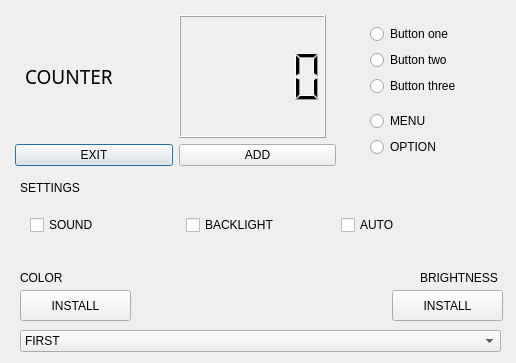
<?xml version="1.0" encoding="UTF-8"?>
<ui version="4.0">
 <class>Dialog</class>
 <widget class="QDialog" name="Dialog">
  <property name="geometry">
   <rect>
    <x>0</x>
    <y>0</y>
    <width>516</width>
    <height>363</height>
   </rect>
  </property>
  <property name="windowTitle">
   <string>Dialog</string>
  </property>
  <widget class="QWidget" name="verticalLayoutWidget">
   <property name="geometry">
    <rect>
     <x>350</x>
     <y>10</y>
     <width>151</width>
     <height>161</height>
    </rect>
   </property>
   <layout class="QVBoxLayout" name="verticalLayout">
    <property name="leftMargin">
     <number>15</number>
    </property>
    <property name="topMargin">
     <number>5</number>
    </property>
    <property name="rightMargin">
     <number>15</number>
    </property>
    <property name="bottomMargin">
     <number>5</number>
    </property>
    <item>
     <layout class="QVBoxLayout" name="verticalLayout_3">
      <property name="leftMargin">
       <number>5</number>
      </property>
      <property name="topMargin">
       <number>0</number>
      </property>
      <item>
       <widget class="QRadioButton" name="radioButton">
        <property name="text">
         <string>Button one</string>
        </property>
       </widget>
      </item>
      <item>
       <widget class="QRadioButton" name="radioButton_2">
        <property name="text">
         <string>Button two</string>
        </property>
       </widget>
      </item>
      <item>
       <widget class="QRadioButton" name="radioButton_3">
        <property name="text">
         <string>Button three</string>
        </property>
       </widget>
      </item>
     </layout>
    </item>
    <item>
     <layout class="QVBoxLayout" name="verticalLayout_4">
      <property name="leftMargin">
       <number>5</number>
      </property>
      <item>
       <widget class="QRadioButton" name="radioButton_4">
        <property name="text">
         <string>MENU</string>
        </property>
       </widget>
      </item>
      <item>
       <widget class="QRadioButton" name="radioButton_5">
        <property name="text">
         <string>OPTION</string>
        </property>
       </widget>
      </item>
     </layout>
    </item>
   </layout>
  </widget>
  <widget class="QWidget" name="horizontalLayoutWidget">
   <property name="geometry">
    <rect>
     <x>20</x>
     <y>200</y>
     <width>481</width>
     <height>51</height>
    </rect>
   </property>
   <layout class="QHBoxLayout" name="horizontalLayout">
    <property name="leftMargin">
     <number>10</number>
    </property>
    <property name="rightMargin">
     <number>10</number>
    </property>
    <item>
     <widget class="QCheckBox" name="checkBox_2">
      <property name="text">
       <string>SOUND</string>
      </property>
     </widget>
    </item>
    <item>
     <widget class="QCheckBox" name="checkBox">
      <property name="text">
       <string>BACKLIGHT</string>
      </property>
     </widget>
    </item>
    <item>
     <widget class="QCheckBox" name="checkBox_3">
      <property name="text">
       <string>AUTO</string>
      </property>
     </widget>
    </item>
   </layout>
  </widget>
  <widget class="QLabel" name="label_2">
   <property name="geometry">
    <rect>
     <x>20</x>
     <y>180</y>
     <width>81</width>
     <height>16</height>
    </rect>
   </property>
   <property name="text">
    <string>SETTINGS</string>
   </property>
  </widget>
  <widget class="QWidget" name="verticalLayoutWidget_2">
   <property name="geometry">
    <rect>
     <x>10</x>
     <y>10</y>
     <width>331</width>
     <height>161</height>
    </rect>
   </property>
   <layout class="QVBoxLayout" name="verticalLayout_2">
    <property name="leftMargin">
     <number>5</number>
    </property>
    <property name="topMargin">
     <number>5</number>
    </property>
    <property name="rightMargin">
     <number>5</number>
    </property>
    <property name="bottomMargin">
     <number>5</number>
    </property>
    <item>
     <layout class="QHBoxLayout" name="horizontalLayout_3">
      <property name="leftMargin">
       <number>10</number>
      </property>
      <property name="rightMargin">
       <number>10</number>
      </property>
      <item>
       <widget class="QLabel" name="label">
        <property name="font">
         <font>
          <family>Eras Bold ITC</family>
          <pointsize>14</pointsize>
         </font>
        </property>
        <property name="text">
         <string>COUNTER</string>
        </property>
       </widget>
      </item>
      <item>
       <widget class="QLCDNumber" name="lcdNumber">
        <property name="mouseTracking">
         <bool>false</bool>
        </property>
       </widget>
      </item>
     </layout>
    </item>
    <item>
     <layout class="QHBoxLayout" name="horizontalLayout_2">
      <item>
       <widget class="QPushButton" name="pushButton_2">
        <property name="text">
         <string>EXIT</string>
        </property>
       </widget>
      </item>
      <item>
       <widget class="QPushButton" name="pushButton">
        <property name="text">
         <string>ADD</string>
        </property>
       </widget>
      </item>
     </layout>
    </item>
   </layout>
  </widget>
  <widget class="QLabel" name="label_3">
   <property name="geometry">
    <rect>
     <x>20</x>
     <y>270</y>
     <width>55</width>
     <height>16</height>
    </rect>
   </property>
   <property name="text">
    <string>COLOR</string>
   </property>
  </widget>
  <widget class="QLabel" name="label_4">
   <property name="geometry">
    <rect>
     <x>420</x>
     <y>270</y>
     <width>91</width>
     <height>16</height>
    </rect>
   </property>
   <property name="text">
    <string>BRIGHTNESS</string>
   </property>
  </widget>
  <widget class="QPushButton" name="pushButton_3">
   <property name="geometry">
    <rect>
     <x>20</x>
     <y>290</y>
     <width>111</width>
     <height>31</height>
    </rect>
   </property>
   <property name="text">
    <string>INSTALL</string>
   </property>
  </widget>
  <widget class="QPushButton" name="pushButton_4">
   <property name="geometry">
    <rect>
     <x>392</x>
     <y>290</y>
     <width>111</width>
     <height>31</height>
    </rect>
   </property>
   <property name="text">
    <string>INSTALL</string>
   </property>
  </widget>
  <widget class="QComboBox" name="comboBox">
   <property name="geometry">
    <rect>
     <x>20</x>
     <y>330</y>
     <width>481</width>
     <height>22</height>
    </rect>
   </property>
   <item>
    <property name="text">
     <string>FIRST</string>
    </property>
   </item>
   <item>
    <property name="text">
     <string>SECOND</string>
    </property>
   </item>
   <item>
    <property name="text">
     <string>THIRD</string>
    </property>
   </item>
  </widget>
 </widget>
 <resources/>
 <connections/>
</ui>
